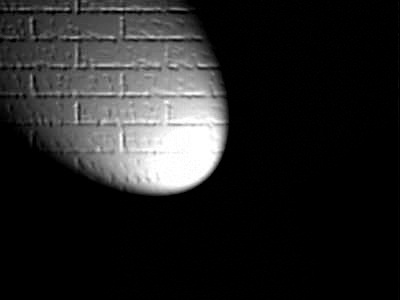
#> input picture Image Processing/Blue_t.jpg, 400 x 300 px, given in place of the camera
$ jupyter execute Advanced_Image_Manipulation.ipynb   (text cells are left out)
#> lines starting #> are read from the running program, lines starting #| are printed output that depends on the picture
[cell 1]
import cv2 as cv
import numpy as np
import matplotlib.pyplot as plt

[cell 2]
def change_brightness(img, factor): # affects each pixel's each channel
    factor = float(factor)
    img = img+factor
    img[img<0] = 0
    img[img>255] = 255
    img = img.astype(np.uint8)
    return img

cam = cv.VideoCapture(0)

while True:
    ret, frame = cam.read()
#> frame is the input picture: shape (300, 400, 3); min 0, max 255, mean 36.9
    frame = cv.flip(frame, 1)

    cv.imshow('frame', frame)

    img_1 = change_brightness(frame, -50)
    img_2 = change_brightness(frame, 50)
    img_3 = change_brightness(frame, 100)
#> call 3 of change_brightness, with factor = 100
#> in change_brightness (call 3), `img[img>255] = 255`:
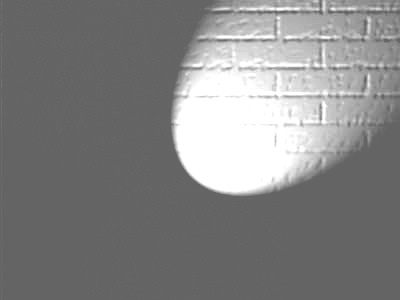
#> img: shape (300, 400, 3) float64; min 100, max 255, mean 131.9
    img_4 = change_brightness(frame, -100)
#> call 4 of change_brightness, with factor = -100
#> in change_brightness (call 4), `img[img<0] = 0`:
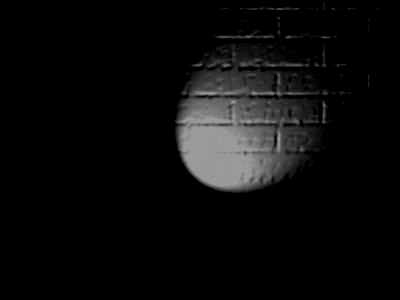
#> img: shape (300, 400, 3) float64; min 0, max 155, mean 11.7

    cv.imshow('img_1(reduced brightness)', img_1)
    cv.imshow('img_2(increased brightness)', img_2)
    cv.imshow('img_3(increased brightness)', img_3)
    cv.imshow('img_4(reduced brightness)', img_4)

    key = cv.waitKey(10)
#> (key Esc is pressed here)
    if key == 27:
        cam.release()
        cv.destroyAllWindows()
        break

[cell 3]
# blue background
blue = [247,206,139]
background = np.array(blue*frame.shape[0]*frame.shape[1]).astype(np.uint8).reshape(frame.shape)

yellow = [108,222,249]
background_yellow = np.array(yellow*frame.shape[0]*frame.shape[1]).astype(np.uint8).reshape(frame.shape)

cam = cv.VideoCapture(0)

while True:
    ret, frame = cam.read()
    frame = cv.flip(frame, 1)

    cv.imshow('frame', frame)

    # merging blue background and frame
    merged_blue = cv.addWeighted(frame, 0.7, background, 0.3, 0)
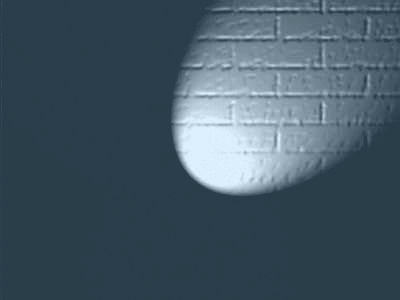
#> merged_blue: shape (300, 400, 3); mean B, G, R 99.9, 87.8, 67.6
    cv.imshow('merged_blue', merged_blue)

    # merging yellow background and frame
    merged_yellow = cv.addWeighted(frame, 0.7, background_yellow, 0.3, 0)
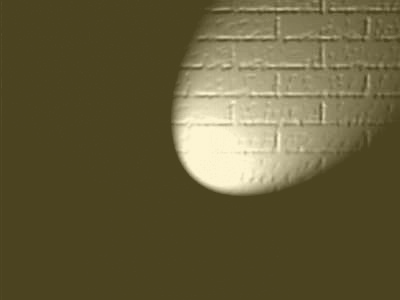
#> merged_yellow: shape (300, 400, 3); mean B, G, R 58, 92.6, 100.6
    cv.imshow('merged_yellow', merged_yellow)

    merged_both = cv.addWeighted(merged_blue, 0.5, merged_yellow, 0.5, 0)
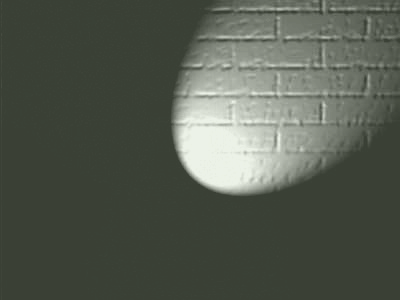
#> merged_both: shape (300, 400, 3); mean B, G, R 79, 90, 83.8
    cv.imshow('merged_both', merged_both)

    key = cv.waitKey(10)
#> (key Esc is pressed here)
    if key == 27:
        cam.release()
        cv.destroyAllWindows()
        break

[cell 4]
def change_tone(img,color, factor,img_size):
        background = np.array(color*img_size[0]*img_size[1]).astype(np.uint8).reshape(img_size)
        merged = cv.addWeighted(img, 1-factor, background, factor, 0)
        return merged
img = cv.imread('Selfies/selfie1.jpg')
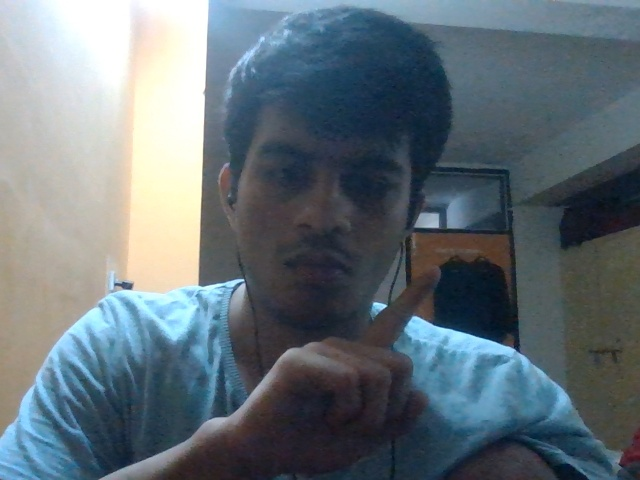
#> input picture Image Processing/Selfies/selfie1.jpg, 640 x 480 px
#> img is the input picture: shape (480, 640, 3); mean B, G, R 120.2, 112.7, 100.1
cv.imshow('img', change_tone(img, [247,206,139], 0.3, img.shape))
#> in change_tone, `merged = cv.addWeighted(img, 1-factor, background, factor, 0)`:
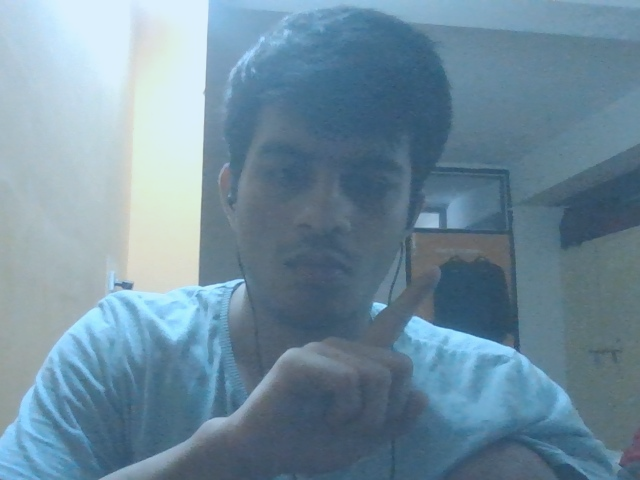
#> merged: shape (480, 640, 3); mean B, G, R 158.2, 140.7, 111.8
cv.waitKey(0)
cv.destroyAllWindows()

[cell 5]
def merge(foreground_img_path, background_img_path, a, b):
#> called with foreground_img_path = 'Selfies/selfie1.jpg', background_img_path = 'b3.jpeg', a = 0.7, b = 0.3
    img = cv.imread(foreground_img_path)
    background = cv.imread(background_img_path)
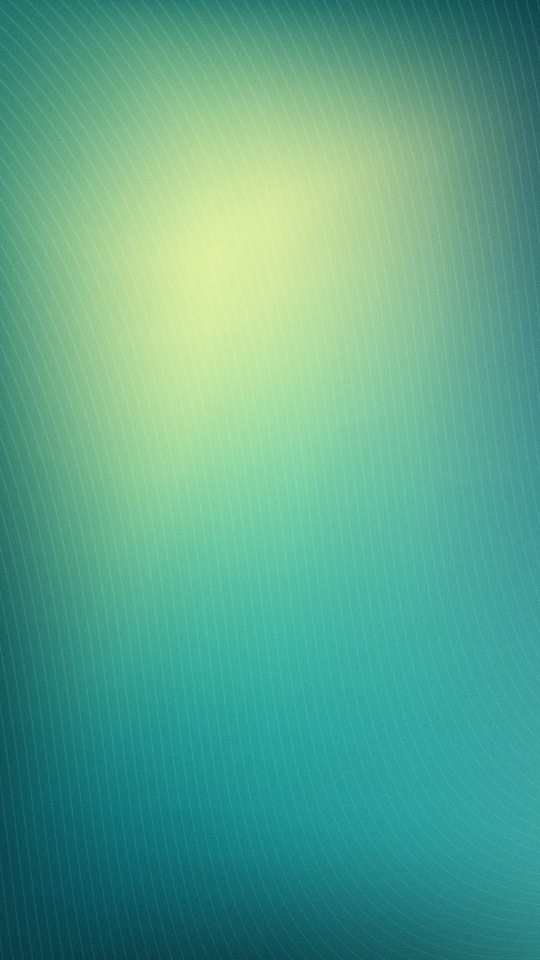
#> input picture Image Processing/b3.jpeg, 1080 x 1920 px (shown at 1/2 size)
#> background is the input picture: shape (1920, 1080, 3); mean B, G, R 141.2, 166.1, 90.2
    background = cv.resize(background, (img.shape[1], img.shape[0]))
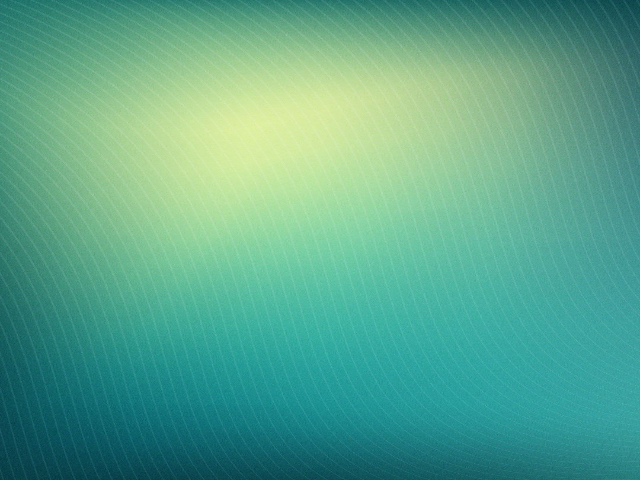
#> background: shape (480, 640, 3); mean B, G, R 141.2, 166.1, 90.1
    merged = cv.addWeighted(img, a, background, b, 0)
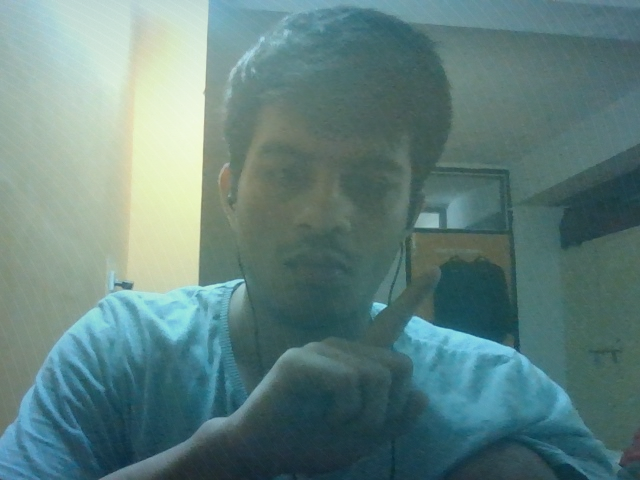
#> merged: shape (480, 640, 3); mean B, G, R 126.5, 128.7, 97.1
    cv.imshow('img', img)
    cv.waitKey(0)
    cv.imshow('background', background)
    cv.waitKey(0)
    cv.imshow('merged', merged)
    cv.waitKey(0)
    cv.destroyAllWindows()
merge('Selfies/selfie1.jpg', 'b3.jpeg', 0.7, 0.3)
